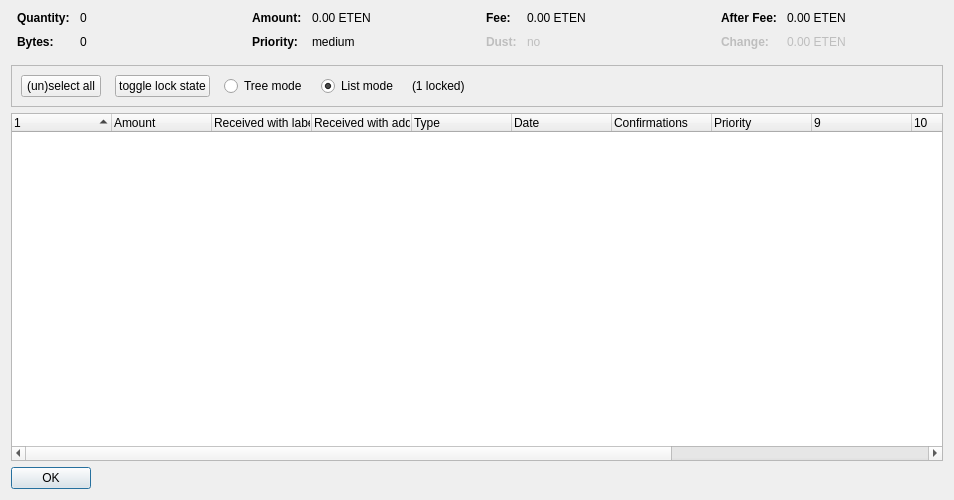
<?xml version="1.0" encoding="UTF-8"?>
<ui version="4.0">
 <class>CoinControlDialog</class>
 <widget class="QDialog" name="CoinControlDialog">
  <property name="geometry">
   <rect>
    <x>0</x>
    <y>0</y>
    <width>954</width>
    <height>500</height>
   </rect>
  </property>
  <property name="windowTitle">
   <string>Coin Selection</string>
  </property>
  <layout class="QVBoxLayout" name="verticalLayout">
   <item>
    <layout class="QHBoxLayout" name="horizontalLayoutTop" stretch="0,0,0,0">
     <property name="topMargin">
      <number>0</number>
     </property>
     <property name="bottomMargin">
      <number>10</number>
     </property>
     <item>
      <layout class="QFormLayout" name="formLayoutCoinControl1">
       <property name="horizontalSpacing">
        <number>10</number>
       </property>
       <property name="verticalSpacing">
        <number>10</number>
       </property>
       <property name="leftMargin">
        <number>6</number>
       </property>
       <property name="rightMargin">
        <number>6</number>
       </property>
       <item row="0" column="0">
        <widget class="QLabel" name="labelCoinControlQuantityText">
         <property name="font">
          <font>
           <weight>75</weight>
           <bold>true</bold>
          </font>
         </property>
         <property name="text">
          <string>Quantity:</string>
         </property>
        </widget>
       </item>
       <item row="0" column="1">
        <widget class="QLabel" name="labelCoinControlQuantity">
         <property name="cursor">
          <cursorShape>IBeamCursor</cursorShape>
         </property>
         <property name="contextMenuPolicy">
          <enum>Qt::ActionsContextMenu</enum>
         </property>
         <property name="text">
          <string notr="true">0</string>
         </property>
         <property name="textInteractionFlags">
          <set>Qt::LinksAccessibleByMouse|Qt::TextSelectableByKeyboard|Qt::TextSelectableByMouse</set>
         </property>
        </widget>
       </item>
       <item row="1" column="0">
        <widget class="QLabel" name="labelCoinControlBytesText">
         <property name="font">
          <font>
           <weight>75</weight>
           <bold>true</bold>
          </font>
         </property>
         <property name="text">
          <string>Bytes:</string>
         </property>
        </widget>
       </item>
       <item row="1" column="1">
        <widget class="QLabel" name="labelCoinControlBytes">
         <property name="cursor">
          <cursorShape>IBeamCursor</cursorShape>
         </property>
         <property name="contextMenuPolicy">
          <enum>Qt::ActionsContextMenu</enum>
         </property>
         <property name="text">
          <string notr="true">0</string>
         </property>
         <property name="textInteractionFlags">
          <set>Qt::LinksAccessibleByMouse|Qt::TextSelectableByKeyboard|Qt::TextSelectableByMouse</set>
         </property>
        </widget>
       </item>
      </layout>
     </item>
     <item>
      <layout class="QFormLayout" name="formLayoutCoinControl2">
       <property name="horizontalSpacing">
        <number>10</number>
       </property>
       <property name="verticalSpacing">
        <number>10</number>
       </property>
       <property name="leftMargin">
        <number>6</number>
       </property>
       <property name="rightMargin">
        <number>6</number>
       </property>
       <item row="0" column="0">
        <widget class="QLabel" name="labelCoinControlAmountText">
         <property name="font">
          <font>
           <weight>75</weight>
           <bold>true</bold>
          </font>
         </property>
         <property name="text">
          <string>Amount:</string>
         </property>
        </widget>
       </item>
       <item row="0" column="1">
        <widget class="QLabel" name="labelCoinControlAmount">
         <property name="cursor">
          <cursorShape>IBeamCursor</cursorShape>
         </property>
         <property name="contextMenuPolicy">
          <enum>Qt::ActionsContextMenu</enum>
         </property>
         <property name="text">
          <string notr="true">0.00 ETEN</string>
         </property>
         <property name="textInteractionFlags">
          <set>Qt::LinksAccessibleByMouse|Qt::TextSelectableByKeyboard|Qt::TextSelectableByMouse</set>
         </property>
        </widget>
       </item>
       <item row="1" column="0">
        <widget class="QLabel" name="labelCoinControlPriorityText">
         <property name="font">
          <font>
           <weight>75</weight>
           <bold>true</bold>
          </font>
         </property>
         <property name="text">
          <string>Priority:</string>
         </property>
        </widget>
       </item>
       <item row="1" column="1">
        <widget class="QLabel" name="labelCoinControlPriority">
         <property name="cursor">
          <cursorShape>IBeamCursor</cursorShape>
         </property>
         <property name="contextMenuPolicy">
          <enum>Qt::ActionsContextMenu</enum>
         </property>
         <property name="text">
          <string>medium</string>
         </property>
         <property name="textInteractionFlags">
          <set>Qt::LinksAccessibleByMouse|Qt::TextSelectableByKeyboard|Qt::TextSelectableByMouse</set>
         </property>
        </widget>
       </item>
      </layout>
     </item>
     <item>
      <layout class="QFormLayout" name="formLayoutCoinControl3">
       <property name="horizontalSpacing">
        <number>10</number>
       </property>
       <property name="verticalSpacing">
        <number>10</number>
       </property>
       <property name="leftMargin">
        <number>6</number>
       </property>
       <property name="rightMargin">
        <number>6</number>
       </property>
       <item row="0" column="0">
        <widget class="QLabel" name="labelCoinControlFeeText">
         <property name="font">
          <font>
           <weight>75</weight>
           <bold>true</bold>
          </font>
         </property>
         <property name="text">
          <string>Fee:</string>
         </property>
        </widget>
       </item>
       <item row="0" column="1">
        <widget class="QLabel" name="labelCoinControlFee">
         <property name="cursor">
          <cursorShape>IBeamCursor</cursorShape>
         </property>
         <property name="contextMenuPolicy">
          <enum>Qt::ActionsContextMenu</enum>
         </property>
         <property name="text">
          <string notr="true">0.00 ETEN</string>
         </property>
         <property name="textInteractionFlags">
          <set>Qt::LinksAccessibleByMouse|Qt::TextSelectableByKeyboard|Qt::TextSelectableByMouse</set>
         </property>
        </widget>
       </item>
       <item row="1" column="0">
        <widget class="QLabel" name="labelCoinControlLowOutputText">
         <property name="enabled">
          <bool>false</bool>
         </property>
         <property name="font">
          <font>
           <weight>75</weight>
           <bold>true</bold>
          </font>
         </property>
         <property name="text">
          <string>Dust:</string>
         </property>
        </widget>
       </item>
       <item row="1" column="1">
        <widget class="QLabel" name="labelCoinControlLowOutput">
         <property name="enabled">
          <bool>false</bool>
         </property>
         <property name="cursor">
          <cursorShape>IBeamCursor</cursorShape>
         </property>
         <property name="contextMenuPolicy">
          <enum>Qt::ActionsContextMenu</enum>
         </property>
         <property name="text">
          <string>no</string>
         </property>
         <property name="textInteractionFlags">
          <set>Qt::LinksAccessibleByMouse|Qt::TextSelectableByKeyboard|Qt::TextSelectableByMouse</set>
         </property>
        </widget>
       </item>
      </layout>
     </item>
     <item>
      <layout class="QFormLayout" name="formLayoutCoinControl4">
       <property name="horizontalSpacing">
        <number>10</number>
       </property>
       <property name="verticalSpacing">
        <number>10</number>
       </property>
       <property name="leftMargin">
        <number>6</number>
       </property>
       <property name="rightMargin">
        <number>6</number>
       </property>
       <item row="0" column="0">
        <widget class="QLabel" name="labelCoinControlAfterFeeText">
         <property name="font">
          <font>
           <weight>75</weight>
           <bold>true</bold>
          </font>
         </property>
         <property name="text">
          <string>After Fee:</string>
         </property>
        </widget>
       </item>
       <item row="0" column="1">
        <widget class="QLabel" name="labelCoinControlAfterFee">
         <property name="cursor">
          <cursorShape>IBeamCursor</cursorShape>
         </property>
         <property name="contextMenuPolicy">
          <enum>Qt::ActionsContextMenu</enum>
         </property>
         <property name="text">
          <string notr="true">0.00 ETEN</string>
         </property>
         <property name="textInteractionFlags">
          <set>Qt::LinksAccessibleByMouse|Qt::TextSelectableByKeyboard|Qt::TextSelectableByMouse</set>
         </property>
        </widget>
       </item>
       <item row="1" column="0">
        <widget class="QLabel" name="labelCoinControlChangeText">
         <property name="enabled">
          <bool>false</bool>
         </property>
         <property name="font">
          <font>
           <weight>75</weight>
           <bold>true</bold>
          </font>
         </property>
         <property name="text">
          <string>Change:</string>
         </property>
        </widget>
       </item>
       <item row="1" column="1">
        <widget class="QLabel" name="labelCoinControlChange">
         <property name="enabled">
          <bool>false</bool>
         </property>
         <property name="cursor">
          <cursorShape>IBeamCursor</cursorShape>
         </property>
         <property name="contextMenuPolicy">
          <enum>Qt::ActionsContextMenu</enum>
         </property>
         <property name="text">
          <string notr="true">0.00 ETEN</string>
         </property>
         <property name="textInteractionFlags">
          <set>Qt::LinksAccessibleByMouse|Qt::TextSelectableByKeyboard|Qt::TextSelectableByMouse</set>
         </property>
        </widget>
       </item>
      </layout>
     </item>
    </layout>
   </item>
   <item>
    <widget class="QFrame" name="frame">
     <property name="minimumSize">
      <size>
       <width>0</width>
       <height>40</height>
      </size>
     </property>
     <property name="frameShape">
      <enum>QFrame::StyledPanel</enum>
     </property>
     <property name="frameShadow">
      <enum>QFrame::Sunken</enum>
     </property>
     <layout class="QHBoxLayout" name="horizontalLayout">
      <item>
       <layout class="QHBoxLayout" name="horizontalLayoutPanel" stretch="0,0,0,0,0,0">
        <property name="spacing">
         <number>14</number>
        </property>
        <item>
         <widget class="QPushButton" name="pushButtonSelectAll">
          <property name="sizePolicy">
           <sizepolicy hsizetype="Maximum" vsizetype="Fixed">
            <horstretch>0</horstretch>
            <verstretch>0</verstretch>
           </sizepolicy>
          </property>
          <property name="text">
           <string>(un)select all</string>
          </property>
          <property name="autoDefault">
           <bool>false</bool>
          </property>
         </widget>
        </item>
        <item>
         <widget class="QPushButton" name="pushButtonToggleLock">
          <property name="sizePolicy">
           <sizepolicy hsizetype="Maximum" vsizetype="Fixed">
            <horstretch>0</horstretch>
            <verstretch>0</verstretch>
           </sizepolicy>
          </property>
          <property name="text">
           <string>toggle lock state</string>
          </property>
          <property name="autoDefault">
           <bool>false</bool>
          </property>
         </widget>
        </item>
        <item>
         <widget class="QRadioButton" name="radioTreeMode">
          <property name="sizePolicy">
           <sizepolicy hsizetype="Maximum" vsizetype="Fixed">
            <horstretch>0</horstretch>
            <verstretch>0</verstretch>
           </sizepolicy>
          </property>
          <property name="text">
           <string>Tree mode</string>
          </property>
         </widget>
        </item>
        <item>
         <widget class="QRadioButton" name="radioListMode">
          <property name="sizePolicy">
           <sizepolicy hsizetype="Maximum" vsizetype="Fixed">
            <horstretch>0</horstretch>
            <verstretch>0</verstretch>
           </sizepolicy>
          </property>
          <property name="text">
           <string>List mode</string>
          </property>
          <property name="checked">
           <bool>true</bool>
          </property>
         </widget>
        </item>
        <item>
         <widget class="QLabel" name="labelLocked">
          <property name="text">
           <string>(1 locked)</string>
          </property>
         </widget>
        </item>
        <item>
         <spacer name="horizontalSpacer">
          <property name="orientation">
           <enum>Qt::Horizontal</enum>
          </property>
          <property name="sizeHint" stdset="0">
           <size>
            <width>40</width>
            <height>20</height>
           </size>
          </property>
         </spacer>
        </item>
       </layout>
      </item>
     </layout>
    </widget>
   </item>
   <item>
    <widget class="CoinControlTreeWidget" name="treeWidget">
     <property name="contextMenuPolicy">
      <enum>Qt::CustomContextMenu</enum>
     </property>
     <property name="sortingEnabled">
      <bool>false</bool>
     </property>
     <property name="columnCount">
      <number>13</number>
     </property>
     <attribute name="headerShowSortIndicator" stdset="0">
      <bool>true</bool>
     </attribute>
     <attribute name="headerStretchLastSection">
      <bool>false</bool>
     </attribute>
     <column>
      <property name="text">
       <string/>
      </property>
     </column>
     <column>
      <property name="text">
       <string>Amount</string>
      </property>
     </column>
     <column>
      <property name="text">
       <string>Received with label</string>
      </property>
     </column>
     <column>
      <property name="text">
       <string>Received with address</string>
      </property>
     </column>
     <column>
      <property name="text">
       <string>Type</string>
      </property>
     </column>
     <column>
      <property name="text">
       <string>Date</string>
      </property>
     </column>
     <column>
      <property name="text">
       <string>Confirmations</string>
      </property>
      <property name="toolTip">
       <string>Confirmed</string>
      </property>
     </column>
     <column>
      <property name="text">
       <string>Priority</string>
      </property>
     </column>
     <column>
      <property name="text">
       <string/>
      </property>
     </column>
     <column>
      <property name="text">
       <string/>
      </property>
     </column>
     <column>
      <property name="text">
       <string/>
      </property>
     </column>
     <column>
      <property name="text">
       <string/>
      </property>
     </column>
     <column>
      <property name="text">
       <string/>
      </property>
     </column>
    </widget>
   </item>
   <item>
    <widget class="QDialogButtonBox" name="buttonBox">
     <property name="sizePolicy">
      <sizepolicy hsizetype="Maximum" vsizetype="Fixed">
       <horstretch>0</horstretch>
       <verstretch>0</verstretch>
      </sizepolicy>
     </property>
     <property name="orientation">
      <enum>Qt::Horizontal</enum>
     </property>
     <property name="standardButtons">
      <set>QDialogButtonBox::Ok</set>
     </property>
    </widget>
   </item>
  </layout>
 </widget>
 <customwidgets>
  <customwidget>
   <class>CoinControlTreeWidget</class>
   <extends>QTreeWidget</extends>
   <header>coincontroltreewidget.h</header>
  </customwidget>
 </customwidgets>
 <resources/>
 <connections/>
</ui>
